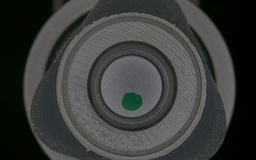
#> input picture Endface/End_face_complete_part1_91.5_degree.jpg, 256 x 160 px, shrunk from 1920 x 1200 before the run, found by its file name
$ python ImageComparionByContourDetection.py
#> lines starting #> are read from the running program, lines starting #| are printed output that depends on the picture; after the words box and inside, x2 and y2 are one past the last pixel; in counts of white or black regions, pixels touching at a corner belong together; long printed decimals are rounded
import cv2
import numpy as np

# Load the undistorted image and convert to grayscale
undistorted_image = cv2.imread(r'g:\AI Engineering\Co-ops\Chitwan Singh\Plane Distortion\Endface\End_face_complete_part1_91.5_degree.jpg')
#> undistorted_image is the input picture: shape (160, 256, 3); mean B, G, R 58.6, 60.5, 58.5
gray_undistorted = cv2.cvtColor(undistorted_image, cv2.COLOR_BGR2GRAY)

# Apply edge detection using Canny
edges = cv2.Canny(gray_undistorted, 50, 130)
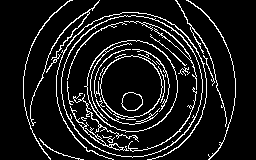
#> edges: shape (160, 256); 10.4% white in thin lines or dots, all inside (x1, y1, x2, y2) = (23, 0, 236, 160)

cv2.imshow("images", edges)
cv2.waitKey(0)

# Apply Hough Circle Transform to detect circles with a larger search space
circles_undistorted = cv2.HoughCircles(edges, cv2.HOUGH_GRADIENT, dp=1, minDist=10, param1=50, param2=30, minRadius=20, maxRadius=300000)
#> circles_undistorted = 111 rows, first 8: [133.5, 87.5, 71.8], [126.5, 79.5, 68.1], [121.5, 88.5, 66.8], [147.5, 86.5, 59.9], [144.5, 98.5, 58.3], [113.5, 77.5, 57.2], [129.5, 66.5, 55.6], [139.5, 75.5, 62.1]

if circles_undistorted is not None:
    # Sort the detected circles by radius in descending order
    circles_undistorted = np.uint16(np.around(circles_undistorted))
#> circles_undistorted = 111 rows, first 8: [134, 88, 72], [126, 80, 68], [122, 88, 67], [148, 86, 60], [144, 98, 58], [114, 78, 57], [130, 66, 56], [140, 76, 62]
    circles_undistorted = sorted(circles_undistorted[0], key=lambda x: x[2], reverse=True)
#> circles_undistorted = 111 items, first 6: [20, 132, 89], [2, 40, 74], [134, 88, 72], [96, 74, 72], [126, 80, 68], [158, 112, 68]

    # Assuming the first circle in the sorted list is the larger one
    center_x, center_y, radius = circles_undistorted[0]
#> center_x = 20; center_y = 132; radius = 89

    # Complete the arc of the circle by extending it outside the image boundaries
    start_angle = 0
    end_angle = 360

    # Draw the complete circle arc on the undistorted image
    circle_image = np.zeros_like(undistorted_image)
    cv2.ellipse(circle_image, (center_x, center_y), (radius, radius), 0, start_angle, end_angle, (0, 255, 0), 2)
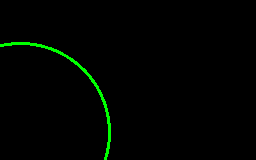
#> circle_image: shape (160, 256, 3); mean of channels 0, 1, 2 0, 3.6, 0; drawn as B, G, R

    # Combine the original image with the circle arc image
    combined_image = cv2.addWeighted(undistorted_image, 0.5, circle_image, 0.5, 0)
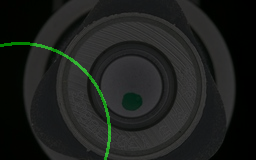
#> combined_image: shape (160, 256, 3); mean B, G, R 29.3, 32, 29.3

    # Display the combined image
    cv2.imshow("Undistorted Image with Complete Circle Arc", combined_image)
    cv2.waitKey(0)
    cv2.destroyAllWindows()
else:
    print("No circle detected in the undistorted image.")
    exit()


# Load the distorted image and convert to grayscale
distorted_image = cv2.imread(r'g:\AI Engineering\Co-ops\Chitwan Singh\Plane Distortion\Endface\outer_flange_part2_bottom_92.482_degree.jpg')
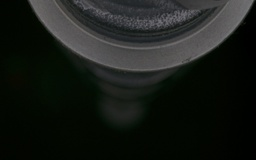
#> input picture Endface/outer_flange_part2_bottom_92.482_degree.jpg, 256 x 160 px, shrunk from 1920 x 1200 before the run, found by its file name
#> distorted_image is the input picture: shape (160, 256, 3); mean B, G, R 23.7, 27.8, 24.2
gray = cv2.cvtColor(distorted_image, cv2.COLOR_BGR2GRAY)

# Apply edge detection using Canny
edges = cv2.Canny(distorted_image, 50, 130)
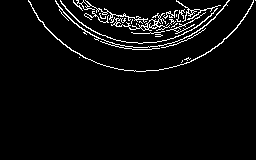
#> edges: shape (160, 256); 4.4% white in thin lines or dots, all inside (x1, y1, x2, y2) = (28, 0, 256, 72)

cv2.imshow("edges", edges)
cv2.waitKey(0)

# Find contours in the binary image
contours, _ = cv2.findContours(edges, cv2.RETR_EXTERNAL, cv2.CHAIN_APPROX_SIMPLE)
#> contours = 24 contours, 19 with area under 20; largest, box (x1, y1, x2, y2) and area: (73, 0, 170, 31) 214, (28, 0, 254, 72) 97, (55, 0, 230, 50) 70, (60, 0, 218, 44) 56, (176, 0, 221, 22) 44

# Define maximum area threshold for ellipses
min_area_threshold = 200  # Adjust this value as per your requirement
max_area_threshold = 500000000000  # Adjust this value as per your requirement

# Filter out larger contours based on the maximum area
filtered_contours = [cnt for cnt in contours if min_area_threshold < cv2.contourArea(cnt) < max_area_threshold]
#> filtered_contours = 1 contour; box (x1, y1, x2, y2) and area: (73, 0, 170, 31) 214

# Fit ellipses to the contours
ellipse_img = distorted_image.copy()  # Create a copy of the image
for contour in filtered_contours:
    if len(contour) >= 5:
        ellipse = cv2.fitEllipse(contour)
        ellipse_area = np.pi * (ellipse[1][0] / 2) * (ellipse[1][1] / 2)
        if ellipse_area < max_area_threshold and ellipse[1][0] >= 0 and ellipse[1][1] >= 0:
            cv2.ellipse(ellipse_img, ellipse, (0, 255, 0), 2)

            # Calculate semi-major axis
            semi_major_axis = max(ellipse[1][0] / 2, ellipse[1][1] / 2)
            print("Semi-Major Axis:", semi_major_axis)
#> this loop made 1 pass
#> (ellipse, ellipse_area, semi_major_axis) on pass 1: (((124.2, 13.69), (21.88, 81.64), 104.4), 1403.3, 40.82)
#| Semi-Major Axis: 40.822
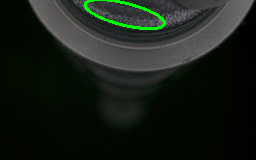
#> ellipse_img: shape (160, 256, 3); 1.19% of pixels changed, all inside (x1, y1, x2, y2) = (83, 0, 166, 30)

# Display the image with detected contours
cv2.imshow("Contours", ellipse_img)
cv2.waitKey(0)

# Calculate the distortion angle using the radius of the circle and semi-major axis of the ellipse
angle = 90 - np.arccos(radius/semi_major_axis) * (180 / np.pi)
#> angle = nan

print("Distortion angle: ", angle)
#| Distortion angle:  nan
